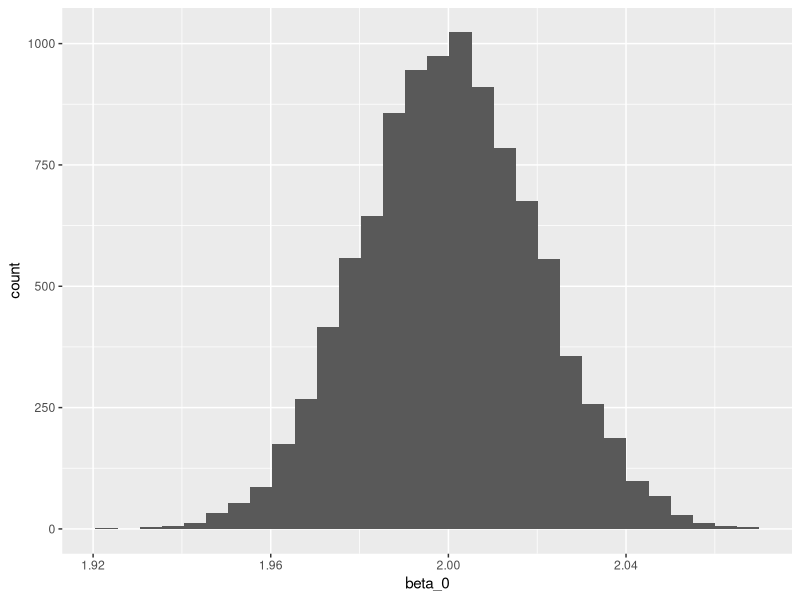

Source code (R): (Note: a time limit stopped this script after it produced the figure.)
## ---- chunk 1
knitr::opts_chunk$set(cache = TRUE, echo = TRUE, warning = FALSE, message = FALSE)
## ---- chunk 2
library(tidyverse)
library(knitr)
## ---- chunk 3
set.seed(123456)
# doesn't appear that the distribution of X was specified
# I just used standard normal for x_1
N <- 10000


X_0 <- rep(1, N)
X_1 <-rnorm(n = N)

sigma <- 2
U <- rnorm(n = N, sd = sigma)

data <- tibble(X_0 = X_0,
               X_1 = X_1,
               U = U) 

kable(head(data))
## ---- chunk 4
beta <- c(2,3)

data <- data %>%
  mutate(Y = X_0*beta[[1]] + X_1*beta[[2]] + U)

knitr::kable(head(data))
## ---- chunk 5

X <- as.matrix(tibble(int =1,
            X_1 = data$X_1))

Y <- data$Y

beta_n <- solve(t(X)%*%X)%*%t(X)%*%Y

kable(beta_n, col.names = "Beta")
## ---- chunk 6
u <- Y - X%*%beta_n

u_sq <- as.vector(u *u)

sigma_sq_hat <- sum(u_sq)/N

V <- solve(t(X)%*%X)*sigma_sq_hat

se <- sqrt(diag(V))

kable(se, col.names = "standard error")
## ---- chunk 7
ols <- lm(Y ~ X_1, data)

summary(ols)
## ---- chunk 8

beta_sampler <- function(N = 10000, sigma = 2, beta =  c(2,3)){
  # we used standard normal for x_1
  X_0 <- rep(1, N)
  X_1 <-rnorm(n = N)
  
  
  U <- rnorm(n = N, sd = sigma)
  
  data <- tibble(X_0 = X_0,
                 X_1 = X_1,
                 U = U) 
  data <- data %>%
    mutate(Y = X_0*beta[[1]] + X_1*beta[[2]] + U)
  
  X <- as.matrix(tibble(int =1,
              X_1 = data$X_1))
  
  Y <- data$Y
  
  beta_n <- solve(t(X)%*%X)%*%t(X)%*%Y
  
  return(beta_n)
}
## ---- chunk 9
S <- 10000

beta_0_list <- vector(mode = "numeric" , length = S)
beta_1_list <- vector(mode = "numeric" , length = S)

set.seed(123456)

for (k in seq(1:S)) {
  current_sample <- beta_sampler()  
  
  beta_0_list[k] <- current_sample[[1]]
  beta_1_list[k] <- current_sample[[2]]
  
}
## ---- chunk 10
tibble(beta_0 = beta_0_list) %>%
  ggplot(aes(x = beta_0)) + 
  geom_histogram()
## ---- chunk 11
sqrt(mean(beta_0_list^2) - mean(beta_0_list)^2)
## ---- chunk 12
sqrt(mean(beta_1_list^2) - mean(beta_1_list)^2)
## ---- chunk 13
set.seed(123456)
rct_sample <- function(N = 10000){
  U_1 <- rnorm(n = N)
  U_2 <- rnorm(n = N)
  
  assignment <- runif(n = N)
  
  sample <- tibble(U_1,
                   U_2,
                   assignment) %>%
    mutate(Y_1 = 5 + U_1,
           Y_0 = 2 + U_2,
           D = ifelse(assignment>0.5, 1, 0),
           beta = Y_1 - Y_0,
           Y = Y_0 + D*beta)

  
  return(sample)
  
}

single_sample <- rct_sample()

summary(lm(Y ~ D, data = single_sample))
## ---- chunk 14
N <- 10000
S <- 10000
  
beta_list <- vector(mode = "numeric", length = S)
  
for (k in seq(1:S)) {
    bootstrap <- single_sample %>%
      select(Y, D) %>%
      sample_n(size = N, replace = TRUE)
      
    model <- lm(Y ~ D, data = bootstrap)
    

    beta_list[[k]] <- model$coefficients[[2]]
}
## ---- chunk 15
sqrt(mean(beta_list^2) - mean(beta_list)^2)
## ---- chunk 16
tibble(beta = beta_list) %>%
  ggplot(aes(x = beta)) +
  geom_histogram()
## ---- chunk 17

N <- 10000
S <- 10000
  
bad_boot_strap_list <- vector(mode = "numeric", length = S)
  
for (k in seq(1:S)) {
    Y <- sample(single_sample$Y, size = N, replace = TRUE)
    D <- sample(single_sample$Y, size = N, replace = TRUE)
    
    
    model <- lm(Y ~ D)
    

    bad_boot_strap_list[[k]] <- model$coefficients[[2]]
}

tibble(beta = bad_boot_strap_list) %>%
  ggplot(aes(x = beta)) +
  geom_histogram()
